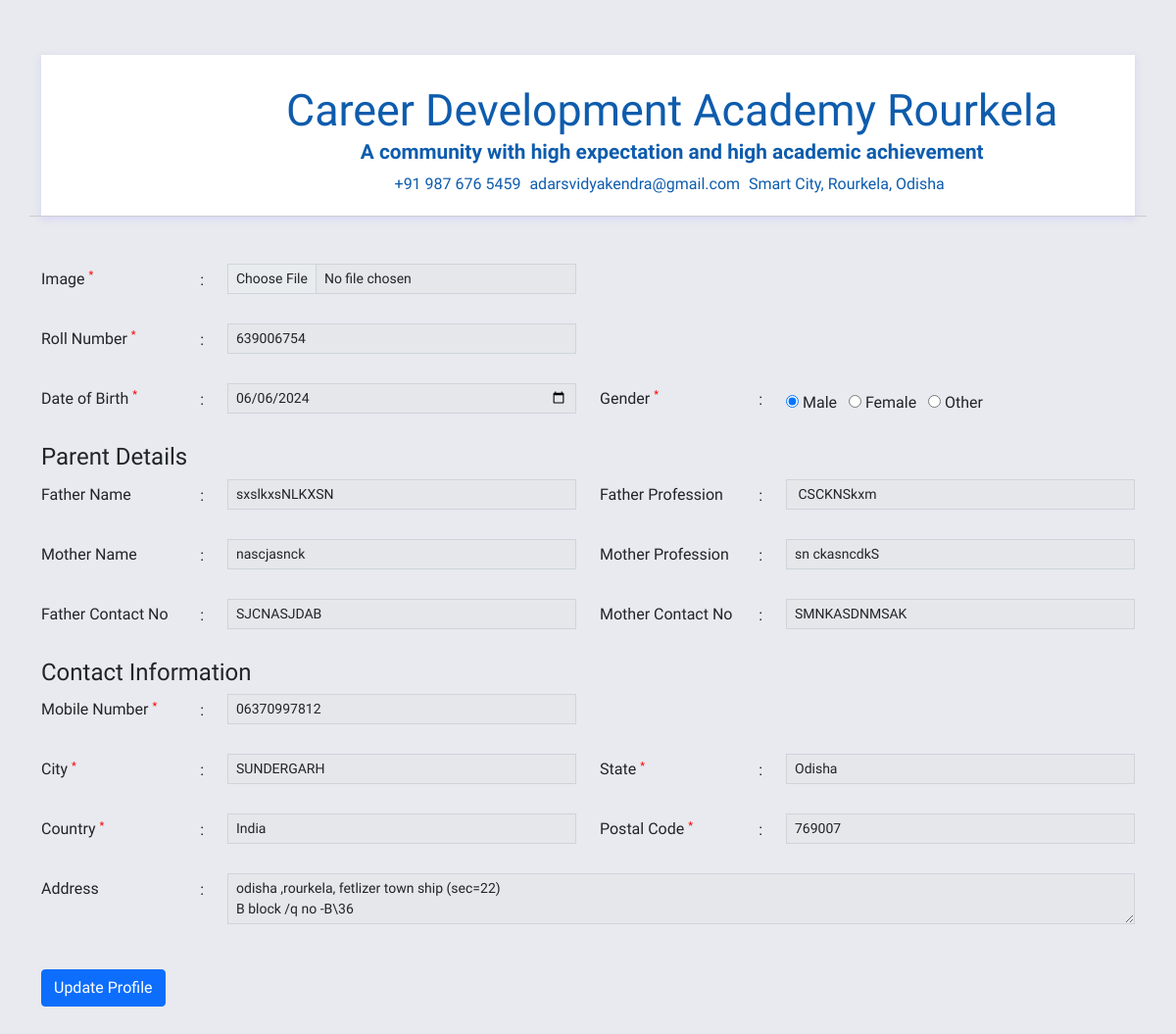
Screenshot of /update_profile (signed in) with the database file from the repository.
### studentacc/models.py (models this page shows, shortened)
class StudentInfo(models.Model):
    user = models.ForeignKey(User, on_delete=models.CASCADE)
    roll_number = models.CharField(max_length=20)
    first_name = models.CharField(max_length=100)
    last_name = models.CharField(max_length=100, blank=True)
    date_of_birth = models.DateField()
    gender = models.CharField(max_length=10)
    father_name = models.CharField(max_length=100)
    father_profession = models.CharField(max_length=100)
    mother_name = models.CharField(max_length=100)
    mother_profession = models.CharField(max_length=100)
    father_contact_no = models.CharField(max_length=15)
    mother_contact_no = models.CharField(max_length=15)
    mobile_number = models.CharField(max_length=15)
    email = models.EmailField()
    city = models.CharField(max_length=100)
    state = models.CharField(max_length=100)
    country = models.CharField(max_length=100)
    postal_code = models.CharField(max_length=10)
    address = models.TextField()
    image = models.ImageField(upload_to='student_images/')

### studentacc/views.py (the view, shortened to what this page needs)
# urls.py: path('update_profile',views.update_profile,name='update_profile'),
@login_required
def update_profile(request):
    student = StudentInfo.objects.get(user=request.user)
    return render(request, 'update_profile.html', {'student': student})

### templates/update_profile.html (shortened to what this page needs)
<!doctype html>
{% load static %}
<html lang="en">
<head>
    <link href="https://cdn.jsdelivr.net/npm/bootstrap@5.0.2/dist/css/bootstrap.min.css" rel="stylesheet">
    <link rel="stylesheet" href="{% static 'assets/css/style.css' %}">
</head>
<body>
    <div class="container form-container">
        <div class="col-lg-12 mx-auto login-container">
            <div class="row form-header">
                <div class="col-md-2 logocol">
                </div>
                <div class="col-md-10 headcol">
                    <h4>Career Development Academy Rourkela</h4>
                    <p>A community with high expectation and high academic achievement</p>
                    <p class="cinfo">
                        <span> +91 987 676 5459</span>
                        <span> adarsvidyakendra@gmail.com</span>
                        <span> Smart City, Rourkela, Odisha</span>
                    </p>
                </div>
            </div>
                </div>
                <br>
                <br>
                <form method="POST" enctype="multipart/form-data">
                    <div class="form-row row">
                        <div class="col-lg-2 col-md-4">
                            <label for="image">Image</label>
                            <sup class="req">*</sup>
                            <span class="indc">:</span>
                        </div>
                        <div class="col-lg-4 col-md-8">
                            <input type="file" name="image" id="image" class="form-control form-control-sm">
                        </div>
                    </div>
                    <div class="form-row row">
                        <div class="col-lg-2 col-md-4">
                            <label for="roll_number">Roll Number</label>
                            <sup class="req">*</sup>
                            <span class="indc">:</span>
                        </div>
                        <div class="col-lg-4 col-md-8">
                            <input type="text" name="roll_number" id="roll_number" value="{{ student.roll_number }}" placeholder="Roll No" class="form-control form-control-sm">
                        </div>
                    </div>
                    <div class="form-row row">
                        <div class="col-lg-2 col-md-4">
                            <label for="date_of_birth">Date of Birth</label>
                            <sup class="req">*</sup>
                            <span class="indc">:</span>
                        </div>
                        <div class="col-lg-4 col-md-8">
                            <input type="date" name="date_of_birth" id="date_of_birth" value="{{ student.date_of_birth|date:'Y-m-d' }}" class="form-control form-control-sm">
                        </div>
                        <div class="col-lg-2 col-md-4">
                            <label for="gender">Gender</label>
                            <sup class="req">*</sup>
                            <span class="indc">:</span>
                        </div>
                        <div class="col-lg-4 col-md-8 pt-1">
                            <input type="radio" name="gender" value="Male" id="gender_male" {% if student.gender == "Male" %}checked{% endif %}> <label for="gender_male">Male</label>&nbsp;&nbsp;
                            <input type="radio" name="gender" value="Female" id="gender_female" {% if student.gender == "Female" %}checked{% endif %}> <label for="gender_female">Female</label>&nbsp;&nbsp;
                            <input type="radio" name="gender" value="Other" id="gender_other" {% if student.gender == "Other" %}checked{% endif %}> <label for="gender_other">Other</label>
                        </div>
                    </div>
                    <div class="form-title row">
                        <h4>Parent Details</h4>
                    </div>
                    <div class="form-row row">
                        <div class="col-lg-2 col-md-4">
                            <label for="father_name">Father Name</label>
                            <span class="indc">:</span>
                        </div>
                        <div class="col-lg-4 col-md-8">
                            <input type="text" name="father_name" id="father_name" value="{{ student.father_name }}" placeholder="Enter Father Name" class="form-control form-control-sm">
                        </div>
                        <div class="col-lg-2 col-md-4">
                            <label for="father_profession">Father Profession</label>
                            <span class="indc">:</span>
                        </div>
                        <div class="col-lg-4 col-md-8">
                            <input type="text" name="father_profession" id="father_profession" value="{{ student.father_profession }}" placeholder="Enter Father Occupation" class="form-control form-control-sm">
                        </div>
                    </div>
                    <div class="form-row row">
                        <div class="col-lg-2 col-md-4">
                            <label for="mother_name">Mother Name</label>
                            <span class="indc">:</span>
                        </div>
                        <div class="col-lg-4 col-md-8">
                            <input type="text" name="mother_name" id="mother_name" value="{{ student.mother_name }}" placeholder="Enter Mother Name" class="form-control form-control-sm">
                        </div>
                        <div class="col-lg-2 col-md-4">
                            <label for="mother_profession">Mother Profession</label>
                            <span class="indc">:</span>
                        </div>
                        <div class="col-lg-4 col-md-8">
                            <input type="text" name="mother_profession" id="mother_profession" value="{{ student.mother_profession }}" placeholder="Enter Mother Occupation" class="form-control form-control-sm">
                        </div>
                    </div>
                    <div class="form-row row">
                        <div class="col-lg-2 col-md-4">
                            <label for="father_contact_no">Father Contact No</label>
                            <span class="indc">:</span>
                        </div>
                        <div class="col-lg-4 col-md-8">
                            <input type="text" name="father_contact_no" id="father_contact_no" value="{{ student.father_contact_no }}" placeholder="Enter Father Contact No" class="form-control form-control-sm">
                        </div>
                        <div class="col-lg-2 col-md-4">
                            <label for="mother_contact_no">Mother Contact No</label>
                            <span class="indc">:</span>
                        </div>
                        <div class="col-lg-4 col-md-8">
                            <input type="text" name="mother_contact_no" id="mother_contact_no" value="{{ student.mother_contact_no }}" placeholder="Enter Mother Contact No" class="form-control form-control-sm">
                        </div>
                    </div>
                    <div class="form-title row">
                        <h4>Contact Information</h4>
                    </div>
                    <div class="form-row row">
                        <div class="col-lg-2 col-md-4">
                            <label for="mobile_number">Mobile Number</label>
                            <sup class="req">*</sup>
                            <span class="indc">:</span>
                        </div>
                        <div class="col-lg-4 col-md-8">
                            <input type="text" name="mobile_number" id="mobile_number" value="{{ student.mobile_number }}" placeholder="Enter Mobile Number" class="form-control form-control-sm">
                        </div>
                    </div>
                    <div class="form-row row">
                        <div class="col-lg-2 col-md-4">
                            <label for="city">City</label>
                            <sup class="req">*</sup>
                            <span class="indc">:</span>
                        </div>
                        <div class="col-lg-4 col-md-8">
                            <input type="text" name="city" id="city" value="{{ student.city }}" placeholder="Enter City" class="form-control form-control-sm">
                        </div>
                        <div class="col-lg-2 col-md-4">
                            <label for="state">State</label>
                            <sup class="req">*</sup>
                            <span class="indc">:</span>
                        </div>
                        <div class="col-lg-4 col-md-8">
                            <input type="text" name="state" id="state" value="{{ student.state }}" placeholder="Enter State" class="form-control form-control-sm">
                        </div>
                    </div>
                    <div class="form-row row">
                        <div class="col-lg-2 col-md-4">
                            <label for="country">Country</label>
                            <sup class="req">*</sup>
                            <span class="indc">:</span>
                        </div>
                        <div class="col-lg-4 col-md-8">
                            <input type="text" name="country" id="country" value="{{ student.country }}" placeholder="Enter Country" class="form-control form-control-sm">
                        </div>
                        <div class="col-lg-2 col-md-4">
                            <label for="postal_code">Postal Code</label>
                            <sup class="req">*</sup>
                            <span class="indc">:</span>
                        </div>
                        <div class="col-lg-4 col-md-8">
                            <input type="text" name="postal_code" id="postal_code" value="{{ student.postal_code }}" placeholder="Enter Postal Code" class="form-control form-control-sm">
                        </div>
                    </div>
                    <div class="form-row row">
                        <div class="col-lg-2 col-md-4">
                            <label for="address">Address</label>
                            <span class="indc">:</span>
                        </div>
                        <div class="col-lg-10 col-md-8">
                            <textarea name="address" id="address" placeholder="Enter Address" class="form-control form-control-sm">{{ student.address }}</textarea>
                        </div>
                    </div>
                    <div class="form-row row mt-3">
                        <div class="col-lg-12">
                            <button type="submit" class="btn btn-primary">Update Profile</button>
                        </div>
                    </div>
                </form>
            </div>
</body>
</html>

### static/assets/css/style.css (style rules this page uses)
body { background-color: #e8eaef; font-family: "Besley", serif; }
.form-container { margin-bottom: 50px; margin-bottom: 70px; }
.form-container .login-container { box-shadow: 0 2px 6px 0 rgba(218, 218, 253, 0.65), 0 2px 6px 0 rgba(206, 206, 238, 0.54); margin-top: 5%; }
.login-container { background-color: #FFF; }
.form-header { padding: 20px; border-bottom: 1px solid #CCC; }
.form-header .headcol { padding-top: 10px; padding-left: 0px; }
.form-header .headcol h4 { font-size: 2.8rem; text-align: center; margin-bottom: 0px; color: #0e5cad; }
.form-header .headcol p { margin-bottom: 0px; text-align: center; font-weight: 600; font-size: 1.3rem; color: #0e5cad; }
.cinfo { text-align: center !important; font-weight: 400 !important; font-size: 1rem !important; margin-top: 5px; }
.cinfo span { margin-right: 5px; }
.form-row label { padding-top: 4px; }
.form-row .form-control { background-color: rgba(204, 204, 204, 0.12); border-radius: 0px; margin-bottom: 30px; }
.form-row input { margin-bottom: 30px; }
.form-row .indc { float: right; padding-top: 5px; }
.form-row .req { color: #f00; font-size: 0.7rem; }

### rows the page displays
StudentInfo: roll_number "639006754", date_of_birth "06/06/2024", gender "☑ Male", gender "☐ Female", gender "☐ Other", father_name "sxslkxsNLKXSN", father_profession "CSCKNSkxm", mother_name "nascjasnck", mother_profession "sn ckasncdkS", father_contact_no "SJCNASJDAB", mother_contact_no "SMNKASDNMSAK", mobile_number "06370997812", city "SUNDERGARH", state "Odisha", country "India", postal_code "769007", address "odisha ,rourkela, fetlizer town ship (sec=22) B block /q no -B\\36"
